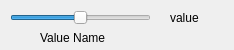
<?xml version="1.0" encoding="UTF-8"?>
<ui version="4.0">
 <class>NamedValueSlider</class>
 <widget class="QWidget" name="NamedValueSlider">
  <property name="geometry">
   <rect>
    <x>0</x>
    <y>0</y>
    <width>234</width>
    <height>50</height>
   </rect>
  </property>
  <property name="windowTitle">
   <string>Form</string>
  </property>
  <widget class="QSlider" name="horizontalSlider">
   <property name="geometry">
    <rect>
     <x>10</x>
     <y>10</y>
     <width>141</width>
     <height>16</height>
    </rect>
   </property>
   <property name="minimum">
    <number>-500</number>
   </property>
   <property name="maximum">
    <number>500</number>
   </property>
   <property name="orientation">
    <enum>Qt::Horizontal</enum>
   </property>
  </widget>
  <widget class="QLabel" name="label">
   <property name="geometry">
    <rect>
     <x>40</x>
     <y>30</y>
     <width>91</width>
     <height>16</height>
    </rect>
   </property>
   <property name="text">
    <string>Value Name</string>
   </property>
  </widget>
  <widget class="QLabel" name="label_2">
   <property name="geometry">
    <rect>
     <x>170</x>
     <y>10</y>
     <width>55</width>
     <height>16</height>
    </rect>
   </property>
   <property name="text">
    <string>value</string>
   </property>
  </widget>
 </widget>
 <resources/>
 <connections/>
</ui>
